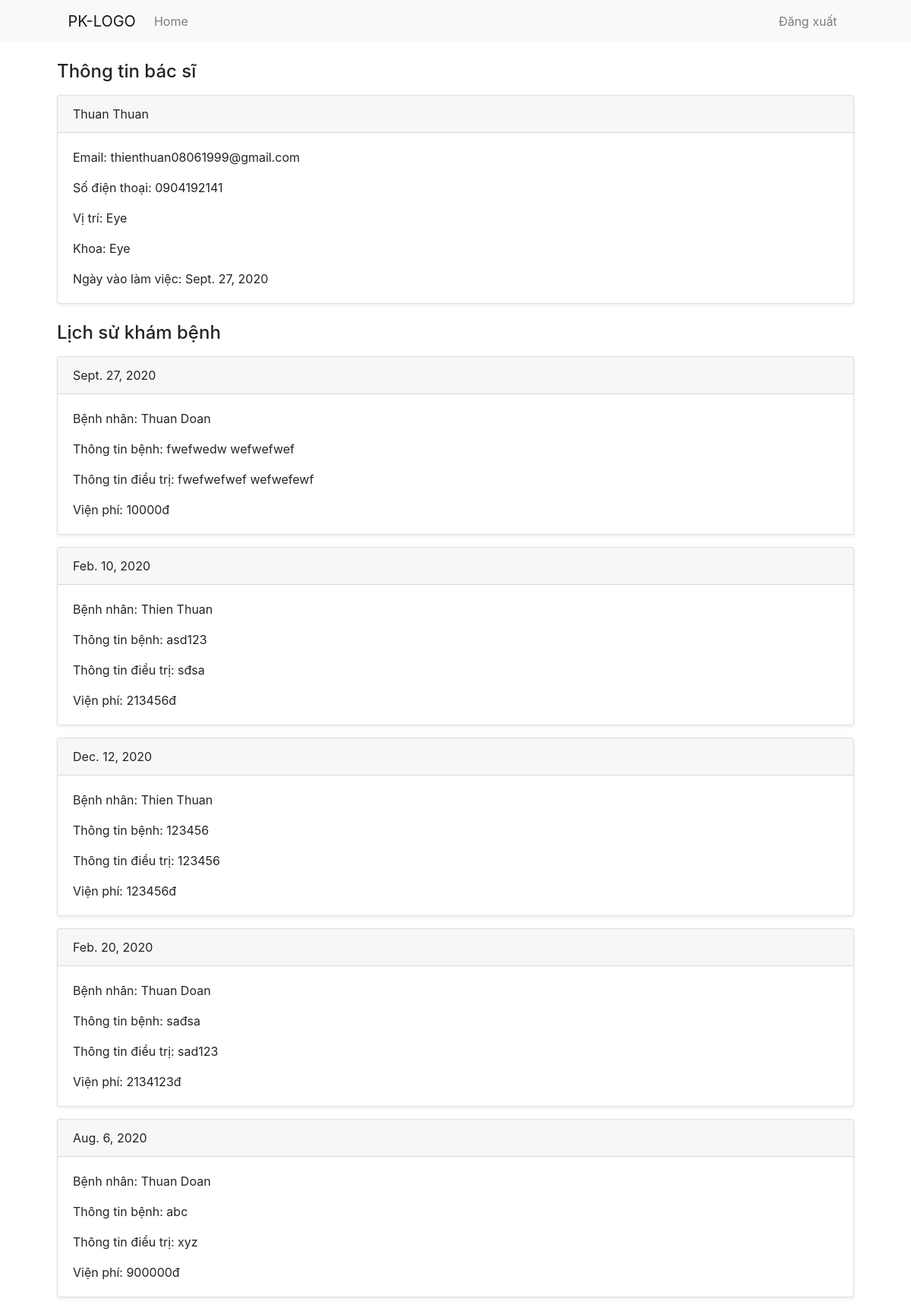
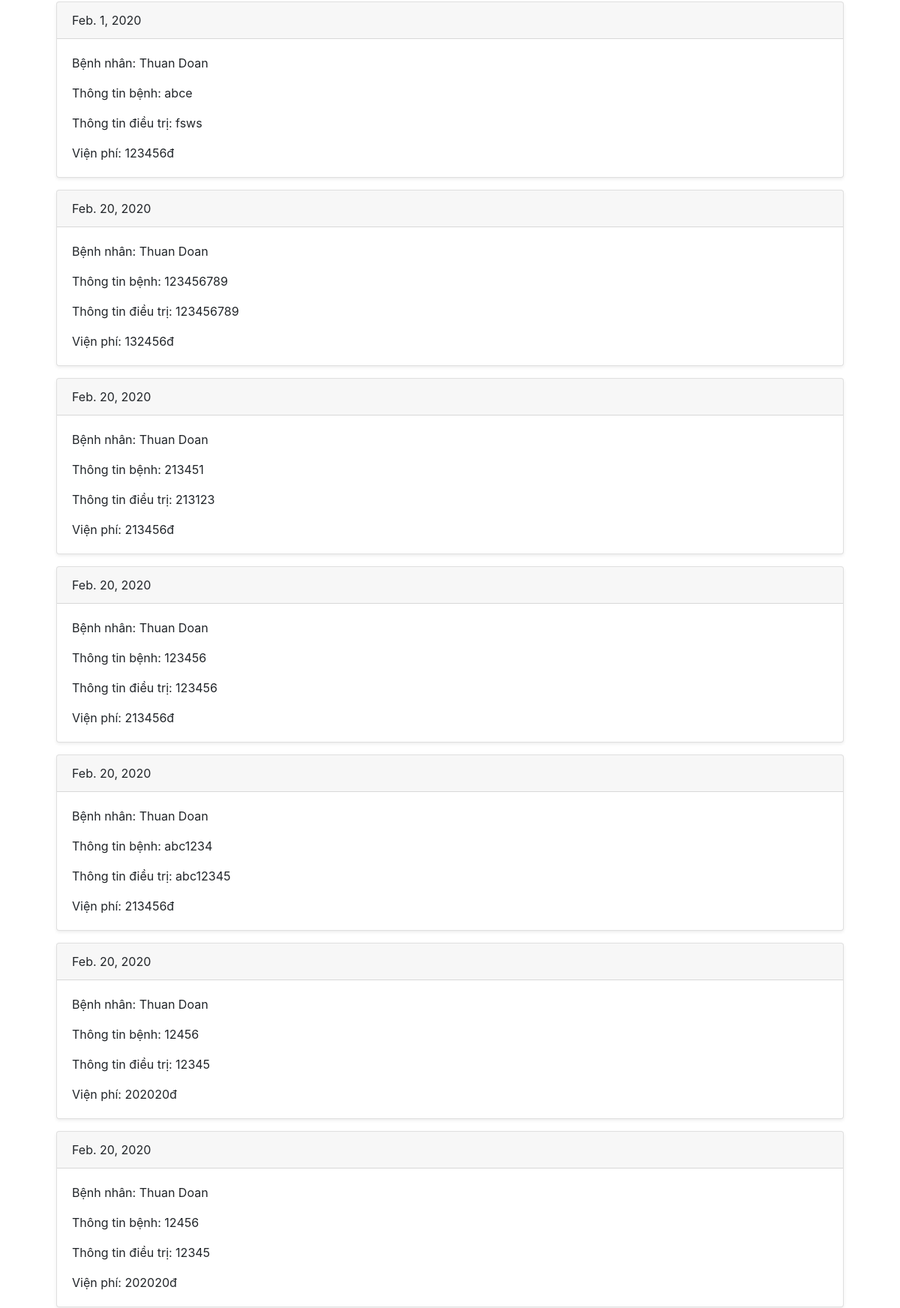
The page /doctors/1 (signed in, upper part) on the database its author committed (2 pictures, top to bottom).
### phongkham/models.py (models this page shows, shortened)
class Staff(UserInfo):
    position = models.CharField(max_length=MAX_LENGTH)
    date_joined = models.DateField()

class Doctor(Staff):
    department = models.CharField(max_length=MAX_LENGTH)

class UserInfo(models.Model):
    user = models.OneToOneField(User, on_delete=models.CASCADE)
    first_name = models.CharField(max_length=MAX_LENGTH)
    last_name = models.CharField(max_length=MAX_LENGTH)
    GENDERS = (
        ('M', 'Male'),
        ('F', 'Female')
    )
    gender = models.CharField(max_length=1, choices=GENDERS)
    date_of_birth = models.DateField(null=True)
    address = models.CharField(max_length=MAX_LENGTH)
    phone_number = models.CharField(max_length=12)
    is_staff = models.BooleanField(default=False)
    is_superuser = models.BooleanField(default=False)
    is_doctor = models.BooleanField(default=False)
    class Meta:
        abstract = True
        ordering = ['id','first_name', 'last_name']
    def get_name(self):
        return f'{self.last_name} {self.first_name}'

class Staff(UserInfo):
    position = models.CharField(max_length=MAX_LENGTH)
    date_joined = models.DateField()

class User(AbstractUser):
    username = None
    email = models.EmailField(_('email address'), unique=True)
    USERNAME_FIELD = 'email'
    REQUIRED_FIELDS = []
    objects = UserManager()

class MedicalRecord(models.Model):
    patient = models.ForeignKey(Patient, null=True, on_delete=models.CASCADE)
    doctor = models.ForeignKey(Doctor, on_delete=models.CASCADE)
    exam_date = models.DateField()
    disease_info = models.TextField(max_length=MAX_LENGTH, blank=True)
    treatment_info = models.TextField(max_length=MAX_LENGTH, blank=True)
    test_info = models.ManyToManyField(Test)
    fee = models.PositiveIntegerField()

class Patient(UserInfo):
    Type = (
        ('BHYT', 'BHYT'),
        ('KHONG', 'Không có'),
        ('DICHVU', 'Khám dịch vụ'),
    )
    BHYT = models.CharField(max_length=6, choices=Type, default = 'KHONG')

### phongkham/views.py (the view)
# urls.py: path('doctors/<int:id>', views.DoctorDetailView.as_view(), name='doctor-detail'),
class DoctorDetailView(DetailView):
    template_name = 'phongkham/doctor_detail.html'
    context_object_name = 'doctor'
    def get_object(self):
        return get_object_or_404(Doctor, pk=self.kwargs.get('id'))
    def get_context_data(self, **kwargs):
        context = super().get_context_data(**kwargs)
        doctor = self.get_object()
        matching_medical_records = MedicalRecord.objects.filter(
            doctor__id=doctor.id)
        context['matching_medical_records'] = matching_medical_records
        return context

### phongkham/templates/phongkham/doctor_detail.html (shortened to what this page needs)
{% extends 'phongkham/base.html' %}
{% load static %}
{% block content %}
{% if user.is_superuser %}
<div class="mt-2 mb-4">
    <h4 class="mb-3">Thông tin bác sĩ</h4>
    <div class="card mb-3 shadow-sm">
        <div class="card-header">{{ doctor.get_name }}</div>
        <div class="card-body">
            <p class="card-text">Email: {{ doctor.user.email }}</p>
            <p class="card-text">Số điện thoại: {{ doctor.phone_number }}</p>
            <p class="card-text">Vị trí: {{ doctor.position }}</p>
            <p class="card-text">Khoa: {{ doctor.department }}</p>
            <p class="card-text">Ngày vào làm việc: {{ doctor.date_joined }}</p>
        </div>
    </div>
</div>
<div class="mt-2 mb-4">
    <h4 class="mb-3">Lịch sử khám bệnh</h4>
    {% if matching_medical_records %}
    {% for record in matching_medical_records %}
    <div class="card mb-3 shadow-sm">
        <div class="card-header">{{ record.exam_date }}</div>
        <div class="card-body">
            <p class="card-text">Bệnh nhân: {{ record.patient.get_name }}</p>
            <p class="card-text">Thông tin bệnh: {{ record.disease_info }}</p>
            <p class="card-text">Thông tin điều trị: {{ record.treatment_info }}</p>
            <p class="card-text">Viện phí: {{ record.fee }}đ</p>
        </div>
    </div>
    {% endfor %}
    {% endif %}
</div>
{% endif %}
{% endblock %}

### phongkham/static/phongkham/css/main.css (style rules this page uses)
:root { --main-active-color: #0366d6; }

### rows shown on the page
Doctor: get_name "Thuan Thuan", department "Eye"
Staff: user.email "thienthuan08061999@gmail.com", phone_number "0904192141", position "Eye", date_joined "Sept. 27, 2020"
MedicalRecord: exam_date "Sept. 27, 2020", patient.get_name "Thuan Doan", disease_info "fwefwedw wefwefwef", treatment_info "fwefwefwef wefwefewf", fee "10000"
MedicalRecord: exam_date "Feb. 10, 2020", patient.get_name "Thien Thuan", disease_info "asd123", treatment_info "sđsa", fee "213456"
MedicalRecord: exam_date "Dec. 12, 2020", patient.get_name "Thien Thuan", disease_info "123456", treatment_info "123456", fee "123456"
MedicalRecord: exam_date "Feb. 20, 2020", patient.get_name "Thuan Doan", disease_info "sađsa", treatment_info "sad123", fee "2134123"
MedicalRecord: exam_date "Aug. 6, 2020", patient.get_name "Thuan Doan", disease_info "abc", treatment_info "xyz", fee "900000"
MedicalRecord: exam_date "Feb. 1, 2020", patient.get_name "Thuan Doan", disease_info "abce", treatment_info "fsws", fee "123456"
MedicalRecord: exam_date "Feb. 20, 2020", patient.get_name "Thuan Doan", disease_info "123456789", treatment_info "123456789", fee "132456"
MedicalRecord: exam_date "Feb. 20, 2020", patient.get_name "Thuan Doan", disease_info "213451", treatment_info "213123", fee "213456"
MedicalRecord: exam_date "Feb. 20, 2020", patient.get_name "Thuan Doan", disease_info "123456", treatment_info "123456", fee "213456"
MedicalRecord: exam_date "Feb. 20, 2020", patient.get_name "Thuan Doan", disease_info "abc1234", treatment_info "abc12345", fee "213456"
MedicalRecord: exam_date "Feb. 20, 2020", patient.get_name "Thuan Doan", disease_info "12456", treatment_info "12345", fee "202020"
MedicalRecord: exam_date "Feb. 20, 2020", patient.get_name "Thuan Doan", disease_info "12456", treatment_info "12345", fee "202020"
